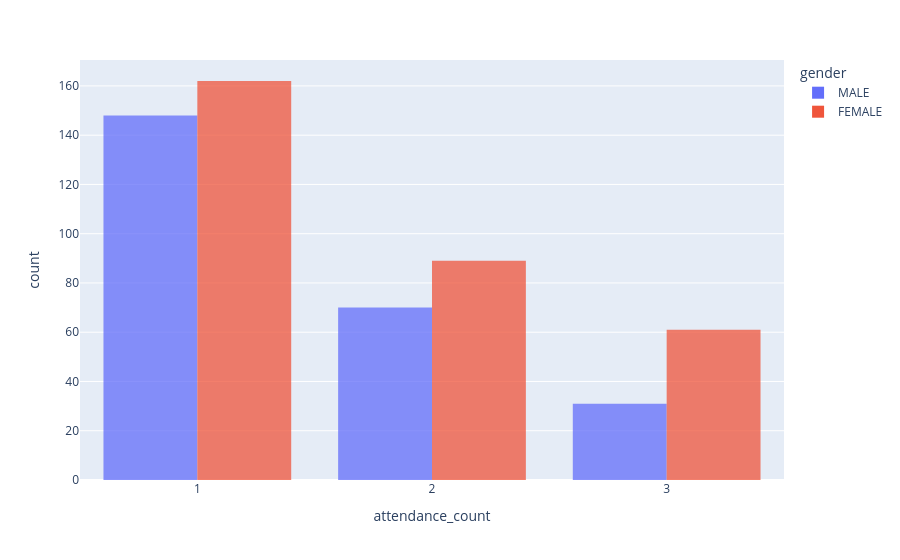

Here is the notebook cell this chart was saved with:
### Code cell
# gender vs attendance
att_by_gender = participants.groupby("gender")["attendance_count"]
print(att_by_gender.agg(['mean', 'std', 'var']))
# px.box(participants, x="gender", y="attendance_count", color="gender") ## not useful, two boxes are the same
# px.histogram(participants, x="attendance_count", barmode="group", color="gender", opacity=0.75) ## not useful, more female than male, comparison not meaningful

### Figure 1 — Plotly figure (JSON) as saved in the notebook; plotly's stock layout.template omitted (floating-point values rounded to 4 significant figures; data arrays with more than 128 entries replaced by an {"elided": "..."} marker saying what was removed)
{"data": [{"alignmentgroup": "True", "bingroup": "x", "hovertemplate": "gender=MALE<br>attendance_count=%{x}<br>count=%{y}<extra></extra>", "legendgroup": "MALE", "marker": {"color": "#636efa", "opacity": 0.75, "pattern": {"shape": ""}}, "name": "MALE", "offsetgroup": "MALE", "orientation": "v", "showlegend": true, "type": "histogram", "x": {"elided": "249 int values"}, "xaxis": "x", "yaxis": "y"}, {"alignmentgroup": "True", "bingroup": "x", "hovertemplate": "gender=FEMALE<br>attendance_count=%{x}<br>count=%{y}<extra></extra>", "legendgroup": "FEMALE", "marker": {"color": "#EF553B", "opacity": 0.75, "pattern": {"shape": ""}}, "name": "FEMALE", "offsetgroup": "FEMALE", "orientation": "v", "showlegend": true, "type": "histogram", "x": {"elided": "312 int values"}, "xaxis": "x", "yaxis": "y"}], "layout": {"barmode": "group", "legend": {"title": {"text": "gender"}, "tracegroupgap": 0}, "margin": {"t": 60}, "xaxis": {"anchor": "y", "domain": [0, 1], "title": {"text": "attendance_count"}}, "yaxis": {"anchor": "x", "domain": [0, 1], "title": {"text": "count"}}}}
